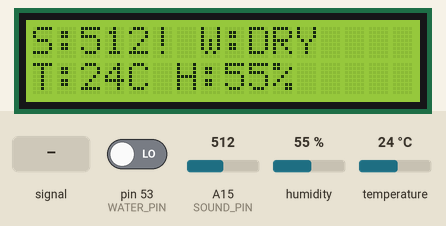
This sketch was run on a simulated Arduino Mega 2560, built with avr-gcc and run on an emulated ATmega2560. Shown: 16×2 character LCD. Inputs (shaded band) come from the test bench; at power-on: pin 53 (WATER_PIN) LOW, A15 (SOUND_PIN) = 512, humidity 55 %, temperature 24 °C. What the sketch prints to the serial monitor is not drawn.

Above: at 3.2 s.
3.3 s: A15 (SOUND_PIN) fed a 1000 Hz sine of ±255 counts around its level
At 5.8 s:
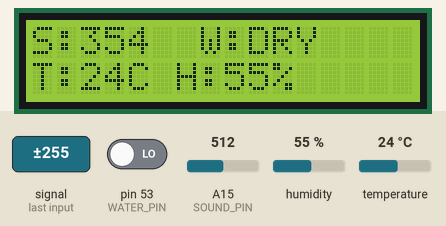
10.9 s: pin 53 (WATER_PIN) driven HIGH
At 13.0 s:
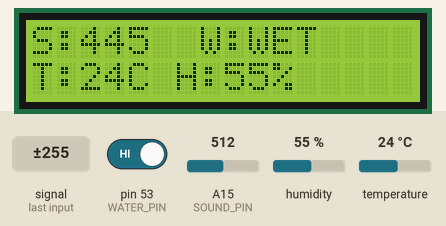
16.7 s: A15 (SOUND_PIN) set to 490
At 17.7 s:
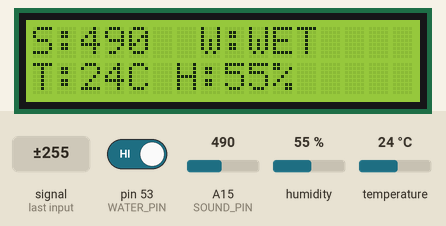
18.7 s: humidity set to 22 %
At 21.1 s:
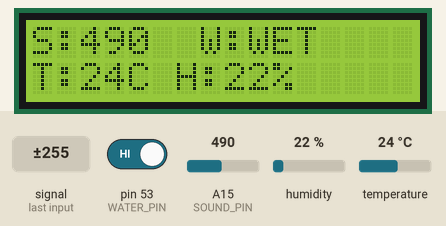
21.7 s: temperature set to 12 °C
At 24.4 s:
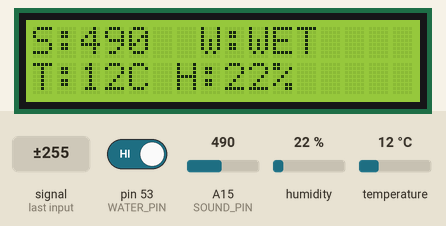
24.7 s: A15 (SOUND_PIN) fed a 200 Hz sine of ±81 counts around its level
At 25.5 s:
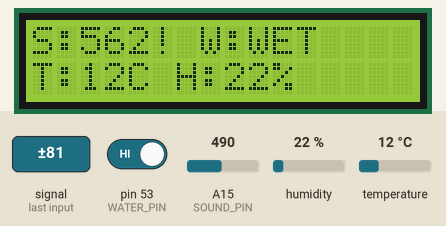
Timing chart, 0 to 27.7 s (numbered marks = the images above; inputs shaded):
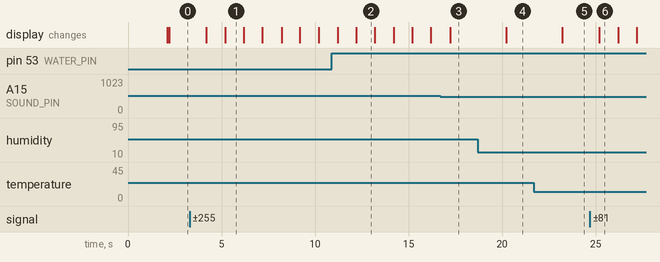

The sketch:

sensor_test.ino
```cpp
// =============================================
// ТЕСТОВЫЙ СКЕТЧ ДЛЯ ПРОВЕРКИ ДАТЧИКОВ
// Quest Box — Robotics Lab
// =============================================
// Пины:
//   Звук (аналог)   — A15
//   DHT11 (темп/влаж) — 52
//   Датчик воды     — 53
//   LCD I2C         — SDA/SCL (20/21 на Mega)
// =============================================

#include <Wire.h>
#include <LiquidCrystal_I2C.h>
#include "DHT.h"

// --- Пины датчиков ---
#define SOUND_PIN   A15
#define DHTPIN      52
#define WATER_PIN   53
#define DHTTYPE     DHT11

// --- LCD ---
LiquidCrystal_I2C lcd(0x27, 16, 2);

// --- DHT ---
DHT dht(DHTPIN, DHTTYPE);

// --- Интервал вывода ---
const unsigned long INTERVAL = 1000; // мс
unsigned long lastPrint = 0;

void setup() {
  Serial.begin(9600);
  Serial.println("=== SENSOR TEST ===");
  Serial.println("Pins: Sound=A15  DHT11=52  Water=53");
  Serial.println("-------------------");

  lcd.init();
  lcd.backlight();
  lcd.setCursor(0, 0);
  lcd.print("SENSOR TEST...");

  pinMode(WATER_PIN, INPUT);

  dht.begin();

  delay(2000);
  lcd.clear();
}

void loop() {
  unsigned long now = millis();
  if (now - lastPrint < INTERVAL) return;
  lastPrint = now;

  // --- Чтение ---
  int   sound   = analogRead(SOUND_PIN);
  float temp    = dht.readTemperature();
  float hum     = dht.readHumidity();
  int   water   = digitalRead(WATER_PIN); // HIGH = вода есть

  // --- Serial Monitor ---
  Serial.println("===================");
  Serial.print("Sound  (A15): "); Serial.print(sound);
  if (sound >= 500) Serial.println("  <- TRIGGERED");
  else              Serial.println("  (quiet)");

  if (isnan(temp) || isnan(hum)) {
    Serial.println("DHT11  (52) : ERROR — проверь подключение");
  } else {
    Serial.print("Temp   (52) : "); Serial.print(temp); Serial.println(" C");
    Serial.print("Humid  (52) : "); Serial.print(hum);  Serial.println(" %");
  }

  Serial.print("Water  (53) : ");
  Serial.println(water == HIGH ? "HIGH (есть вода)" : "LOW  (сухо)");

  // --- LCD ---
  lcd.clear();

  // Строка 0: звук и вода
  lcd.setCursor(0, 0);
  lcd.print("S:");
  lcd.print(sound);
  lcd.print(sound >= 500 ? "!" : " ");
  lcd.print(" W:");
  lcd.print(water == HIGH ? "WET" : "DRY");

  // Строка 1: температура и влажность
  lcd.setCursor(0, 1);
  if (isnan(temp) || isnan(hum)) {
    lcd.print("DHT ERR!");
  } else {
    lcd.print("T:");
    lcd.print((int)temp);
    lcd.print("C H:");
    lcd.print((int)hum);
    lcd.print("%");
  }
}
```

Measured:
- after the input at 3.3 s, the display: first changes after 0.89 s (image 1 shows a later state)
- after the input at 10.9 s, the display: first changes after 0.32 s (image 2 shows a later state)
- after the input at 18.7 s, the display: changes after 1.5 s (image 4)
- after the input at 21.7 s, the display: changes after 1.5 s (image 5)
- after the input at 24.7 s, the display: changes after 0.50 s (image 6)
- what the display in image 1 shows lasts 1.0 s, from 5.2 s to 6.2 s
